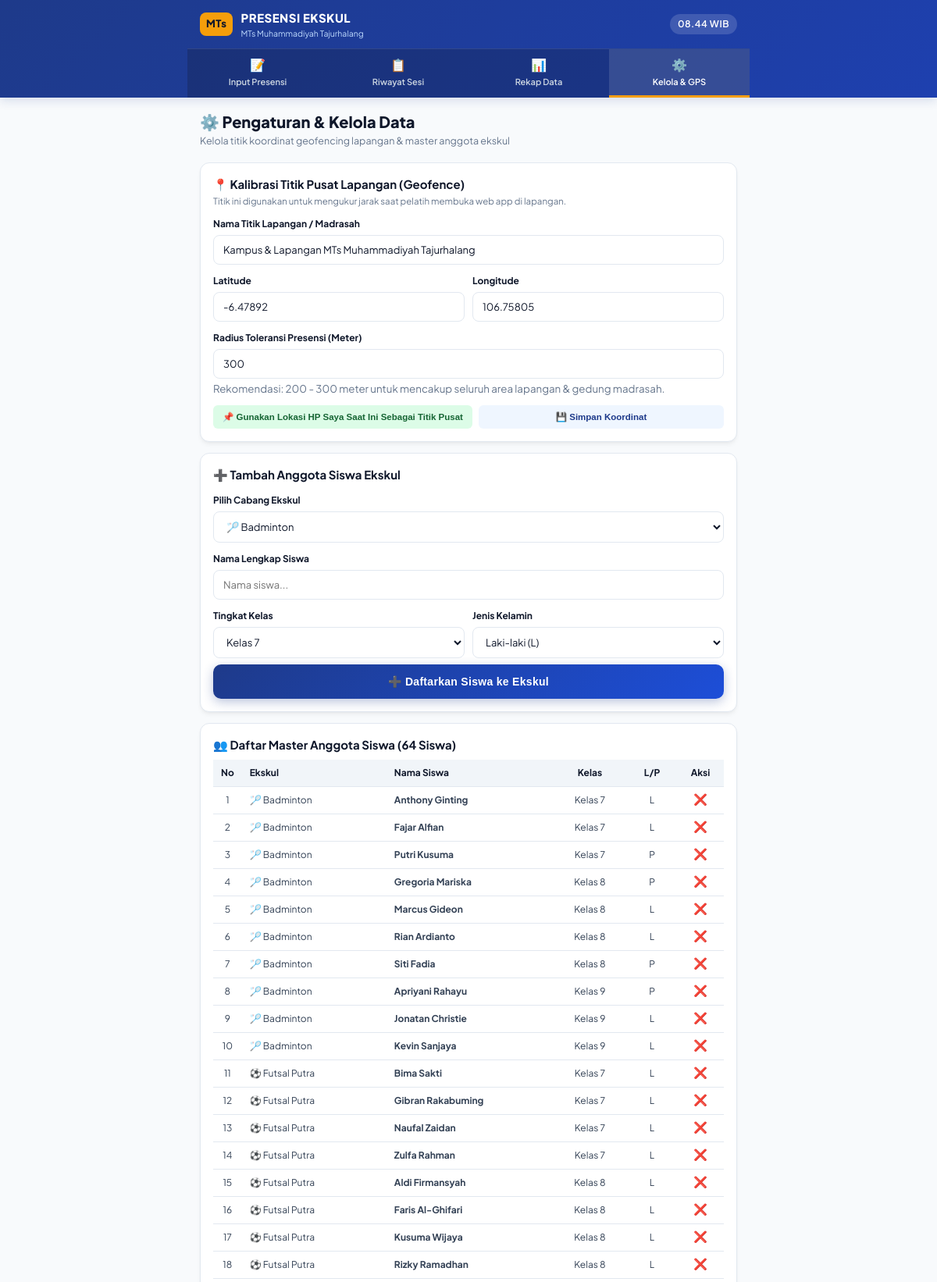
Page /kelola (upper part) on the committed database.
### tables this page shows
CREATE TABLE pengaturan_lokasi (
        id INTEGER PRIMARY KEY AUTOINCREMENT,
        nama_lokasi TEXT NOT NULL,
        latitude REAL NOT NULL,
        longitude REAL NOT NULL,
        radius_meter INTEGER DEFAULT 250,
        is_active INTEGER DEFAULT 1
    );

CREATE TABLE siswa (
        id INTEGER PRIMARY KEY AUTOINCREMENT,
        ekskul_id INTEGER NOT NULL,
        nama TEXT NOT NULL,
        kelas TEXT NOT NULL,
        nisn TEXT,
        jenis_kelamin TEXT,
        status_aktif INTEGER DEFAULT 1,
        FOREIGN KEY (ekskul_id) REFERENCES ekskul(id)
    );

CREATE TABLE ekskul (
        id INTEGER PRIMARY KEY AUTOINCREMENT,
        nama TEXT UNIQUE NOT NULL,
        kategori TEXT,
        icon TEXT,
        hari_latihan TEXT,
        jam_latihan TEXT,
        pelatih_default TEXT
    );

### app.py (the view)
@app.route('/kelola')
def kelola():
    conn = get_db()
    ekskul_list = conn.execute("SELECT * FROM ekskul ORDER BY nama ASC").fetchall()
    lokasi = conn.execute("SELECT * FROM pengaturan_lokasi WHERE is_active = 1 LIMIT 1").fetchone()
    siswa_list = conn.execute("""
        SELECT sw.*, e.nama as nama_ekskul, e.icon as icon_ekskul
        FROM siswa sw
        JOIN ekskul e ON sw.ekskul_id = e.id
        WHERE sw.status_aktif = 1
        ORDER BY e.nama ASC, sw.kelas ASC, sw.nama ASC
    """).fetchall()
    conn.close()
    return render_template('kelola.html', ekskul_list=ekskul_list, lokasi=lokasi, siswa_list=siswa_list)

### database.py (called while the page is built)
def get_db():
    conn = sqlite3.connect(DB_PATH)
    conn.row_factory = sqlite3.Row
    return conn

### templates/kelola.html (shortened to what this page needs)
{% extends 'base.html' %}
{% block content %}
<div class="screen-wrapper">
    <div class="page-title-box">
        <h1 class="page-heading">⚙️ Pengaturan & Kelola Data</h1>
        <p class="page-subheading">Kelola titik koordinat geofencing lapangan & master anggota ekskul</p>
    </div>
    <div class="card form-card">
        <h2 class="card-title">📍 Kalibrasi Titik Pusat Lapangan (Geofence)</h2>
        <p class="card-desc">Titik ini digunakan untuk mengukur jarak saat pelatih membuka web app di lapangan.</p>
        <form action="/api/lokasi/update" method="POST" style="margin-top: 12px;">
            <div class="form-group">
                <label class="form-label">Nama Titik Lapangan / Madrasah</label>
                <input type="text" name="nama_lokasi" class="form-control" value="{{ lokasi.nama_lokasi if lokasi else 'Kampus & Lapangan MTs Muhammadiyah Tajurhalang' }}" required>
            </div>
            <div class="form-grid-2">
                <div class="form-group">
                    <label class="form-label">Latitude</label>
                    <input type="number" step="0.000001" id="calibLat" name="latitude" class="form-control" value="{{ lokasi.latitude if lokasi else -6.47892 }}" required>
                </div>
                <div class="form-group">
                    <label class="form-label">Longitude</label>
                    <input type="number" step="0.000001" id="calibLng" name="longitude" class="form-control" value="{{ lokasi.longitude if lokasi else 106.75805 }}" required>
                </div>
            </div>
            <div class="form-group">
                <label class="form-label">Radius Toleransi Presensi (Meter)</label>
                <input type="number" name="radius_meter" class="form-control" value="{{ lokasi.radius_meter if lokasi else 250 }}" required>
                <small style="color: #64748B;">Rekomendasi: 200 - 300 meter untuk mencakup seluruh area lapangan & gedung madrasah.</small>
            </div>
            <div style="display: flex; gap: 8px; flex-wrap: wrap; margin-top: 10px;">
                <button type="button" class="btn-quick all-hadir" onclick="setCurrentLocationAsCenter()">
                    📌 Gunakan Lokasi HP Saya Saat Ini Sebagai Titik Pusat
                </button>
                <button type="submit" class="btn-card-action btn-detail" style="border: none;">
                    💾 Simpan Koordinat
                </button>
            </div>
        </form>
    </div>
    <div class="card form-card">
        <h2 class="card-title">➕ Tambah Anggota Siswa Ekskul</h2>
        <form action="/api/siswa/tambah" method="POST" style="margin-top: 12px;">
            <div class="form-group">
                <label class="form-label">Pilih Cabang Ekskul</label>
                <select name="ekskul_id" class="form-control" required>
                    {% for e in ekskul_list %}
                    <option value="{{ e.id }}">{{ e.icon }} {{ e.nama }}</option>
                    {% endfor %}
                </select>
            </div>
            <div class="form-group">
                <label class="form-label">Nama Lengkap Siswa</label>
                <input type="text" name="nama" class="form-control" placeholder="Nama siswa..." required>
            </div>
            <div class="form-grid-2">
                <div class="form-group">
                    <label class="form-label">Tingkat Kelas</label>
                    <select name="kelas" class="form-control">
                        <option value="Kelas 7">Kelas 7</option>
                    </select>
                </div>
                <div class="form-group">
                    <label class="form-label">Jenis Kelamin</label>
                    <select name="jenis_kelamin" class="form-control">
                        <option value="L">Laki-laki (L)</option>
                    </select>
                </div>
            </div>
            <button type="submit" class="btn-submit" style="margin-top: 8px;">
                ➕ Daftarkan Siswa ke Ekskul
            </button>
        </form>
    </div>
    <div class="card table-card">
        <h2 class="card-title" style="margin-bottom: 8px;">👥 Daftar Master Anggota Siswa ({{ siswa_list|length }} Siswa)</h2>
        <div class="table-responsive">
            <table class="data-table">
                <thead>
                    <tr>
                        <th style="width: 30px; text-align: center;">No</th>
                        <th>Ekskul</th>
                        <th>Nama Siswa</th>
                        <th style="text-align: center;">Kelas</th>
                        <th style="text-align: center;">L/P</th>
                        <th style="text-align: center; width: 60px;">Aksi</th>
                    </tr>
                </thead>
                <tbody>
                    {% for s in siswa_list %}
                    <tr>
                        <td style="text-align: center;">{{ loop.index }}</td>
                        <td>{{ s.icon_ekskul }} {{ s.nama_ekskul }}</td>
                        <td><b>{{ s.nama }}</b></td>
                        <td style="text-align: center;">{{ s.kelas }}</td>
                        <td style="text-align: center;">{{ s.jenis_kelamin }}</td>
                        <td style="text-align: center;">
                            <form action="/api/siswa/hapus/{{ s.id }}" method="POST" onsubmit="return confirm('Hapus siswa {{ s.nama }} dari ekskul?');">
                                <button type="submit" style="background: none; border: none; cursor: pointer; color: #dc2626; font-size: 14px;" title="Hapus">❌</button>
                            </form>
                        </td>
                    </tr>
                    {% endfor %}
                </tbody>
            </table>
        </div>
    </div>
</div>
{% endblock %}

### static/style.css (style rules this page uses)
:root { --primary: #1E3A8A; --primary-light: #3B82F6; --secondary: #0D9488; --accent: #F59E0B; --success: #10B981; --danger: #EF4444; --dark: #0F172A; --text: #334155; --muted: #64748B; --bg-app: #F8FAFC; --card-bg: #FFFFFF; --border: #E2E8F0; --radius: 12px; --shadow: 0 4px 6px -1px rgba(0, 0, 0, 0.05), 0 2px 4px -2px rgba(0, 0, 0, 0.05); }
* { box-sizing: border-box; margin: 0; padding: 0; -webkit-tap-highlight-color: transparent; }
body { font-family: 'Plus Jakarta Sans', -apple-system, BlinkMacSystemFont, "Segoe UI", Roboto, sans-serif; background-color: var(--bg-app); color: var(--text); line-height: 1.5; padding-bottom: 40px; }
.screen-wrapper { display: flex; flex-direction: column; gap: 14px; }
.page-title-box { margin-bottom: 4px; }
.page-heading { font-size: 20px; font-weight: 800; color: var(--dark); }
.page-subheading { font-size: 12.5px; color: var(--muted); }
.card { background: var(--card-bg); border-radius: var(--radius); padding: 16px; border: 1px solid var(--border); box-shadow: var(--shadow); }
.card-title { font-size: 15px; font-weight: 700; color: var(--dark); }
.card-desc { font-size: 11.5px; color: var(--muted); margin-top: 2px; }
.form-group { margin-top: 12px; }
.form-label { display: block; font-size: 12px; font-weight: 700; color: var(--dark); margin-bottom: 5px; }
.form-control { width: 100%; padding: 10px 12px; font-size: 13px; border: 1.5px solid var(--border); border-radius: 8px; outline: none; transition: all 0.2s; font-family: inherit; background: #FFFFFF; color: var(--dark); }
.form-grid-2 { display: grid; grid-template-columns: 1fr 1fr; gap: 10px; }
.btn-quick { border: none; padding: 6px 12px; border-radius: 6px; font-size: 11.5px; font-weight: 700; cursor: pointer; }
.btn-quick.all-hadir { background: #DCFCE7; color: #166534; }
.btn-submit { width: 100%; background: linear-gradient(135deg, #1E3A8A 0%, #1D4ED8 100%); color: white; border: none; padding: 14px; border-radius: 10px; font-size: 14px; font-weight: 800; cursor: pointer; box-shadow: 0 4px 14px rgba(30, 58, 138, 0.3); display: flex; align-items: center; justify-content: center; gap: 8px; letter-spacing: 0.3px; }
.btn-card-action { flex: 1; text-align: center; padding: 8px; border-radius: 6px; font-size: 11.5px; font-weight: 700; text-decoration: none; }
.btn-detail { background: #EFF6FF; color: var(--primary); }
.table-responsive { overflow-x: auto; }
.data-table { width: 100%; border-collapse: collapse; font-size: 12px; }
.data-table th, .data-table td { padding: 8px 10px; border-bottom: 1px solid var(--border); }
.data-table th { background: #F1F5F9; color: var(--dark); font-weight: 700; text-align: left; }

### rows in the picture
pengaturan_lokasi: nama_lokasi "Kampus & Lapangan MTs Muhammadiyah Tajurhalang", latitude "-6.47892", longitude "106.75805", radius_meter "300"
siswa: icon_ekskul "🏸", nama_ekskul "Badminton", nama "Anthony Ginting", kelas "Kelas 7", jenis_kelamin "L"
siswa: icon_ekskul "🏸", nama_ekskul "Badminton", nama "Fajar Alfian", kelas "Kelas 7", jenis_kelamin "L"
siswa: icon_ekskul "🏸", nama_ekskul "Badminton", nama "Putri Kusuma", kelas "Kelas 7", jenis_kelamin "P"
siswa: icon_ekskul "🏸", nama_ekskul "Badminton", nama "Gregoria Mariska", kelas "Kelas 8", jenis_kelamin "P"
siswa: icon_ekskul "🏸", nama_ekskul "Badminton", nama "Marcus Gideon", kelas "Kelas 8", jenis_kelamin "L"
siswa: icon_ekskul "🏸", nama_ekskul "Badminton", nama "Rian Ardianto", kelas "Kelas 8", jenis_kelamin "L"
siswa: icon_ekskul "🏸", nama_ekskul "Badminton", nama "Siti Fadia", kelas "Kelas 8", jenis_kelamin "P"
siswa: icon_ekskul "🏸", nama_ekskul "Badminton", nama "Apriyani Rahayu", kelas "Kelas 9", jenis_kelamin "P"
siswa: icon_ekskul "🏸", nama_ekskul "Badminton", nama "Jonatan Christie", kelas "Kelas 9", jenis_kelamin "L"
siswa: icon_ekskul "🏸", nama_ekskul "Badminton", nama "Kevin Sanjaya", kelas "Kelas 9", jenis_kelamin "L"
siswa: icon_ekskul "⚽", nama_ekskul "Futsal Putra", nama "Bima Sakti", kelas "Kelas 7", jenis_kelamin "L"
siswa: icon_ekskul "⚽", nama_ekskul "Futsal Putra", nama "Gibran Rakabuming", kelas "Kelas 7", jenis_kelamin "L"
siswa: icon_ekskul "⚽", nama_ekskul "Futsal Putra", nama "Naufal Zaidan", kelas "Kelas 7", jenis_kelamin "L"
siswa: icon_ekskul "⚽", nama_ekskul "Futsal Putra", nama "Zulfa Rahman", kelas "Kelas 7", jenis_kelamin "L"
siswa: icon_ekskul "⚽", nama_ekskul "Futsal Putra", nama "Aldi Firmansyah", kelas "Kelas 8", jenis_kelamin "L"
siswa: icon_ekskul "⚽", nama_ekskul "Futsal Putra", nama "Faris Al-Ghifari", kelas "Kelas 8", jenis_kelamin "L"
siswa: icon_ekskul "⚽", nama_ekskul "Futsal Putra", nama "Kusuma Wijaya", kelas "Kelas 8", jenis_kelamin "L"
siswa: icon_ekskul "⚽", nama_ekskul "Futsal Putra", nama "Rizky Ramadhan", kelas "Kelas 8", jenis_kelamin "L"

### other values in the picture
{{ siswa_list|length }} "64"
form field ekskul_id "🏸 Badminton"
